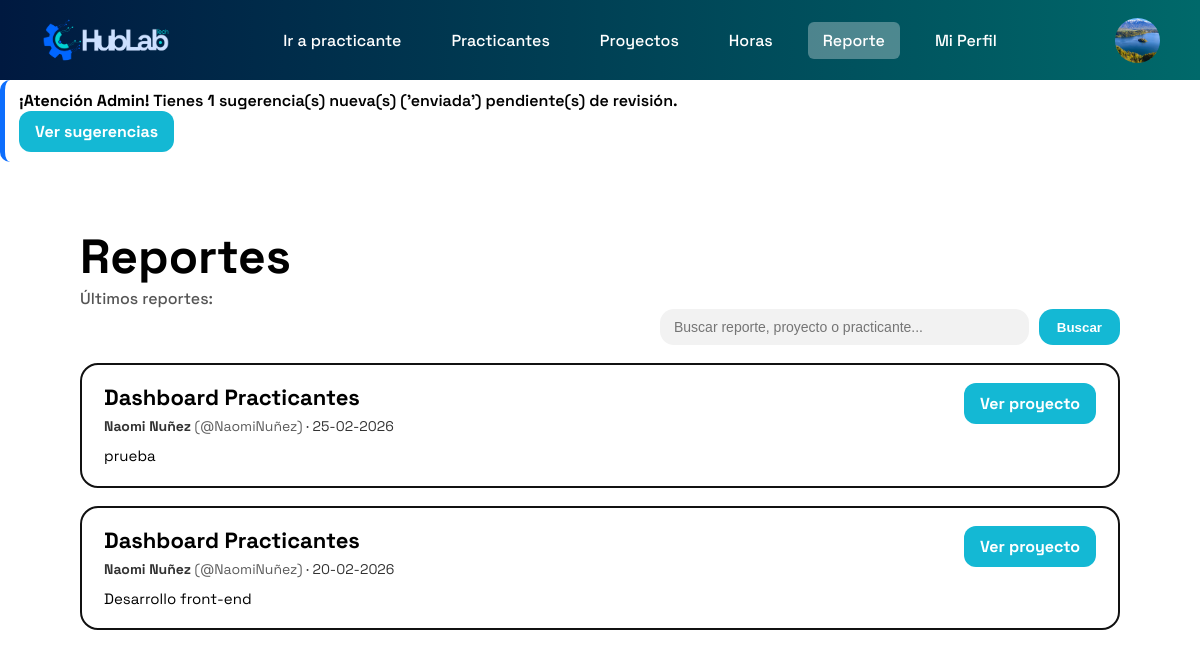
Before: /panel/reportes/ (signed in) with the older database file.
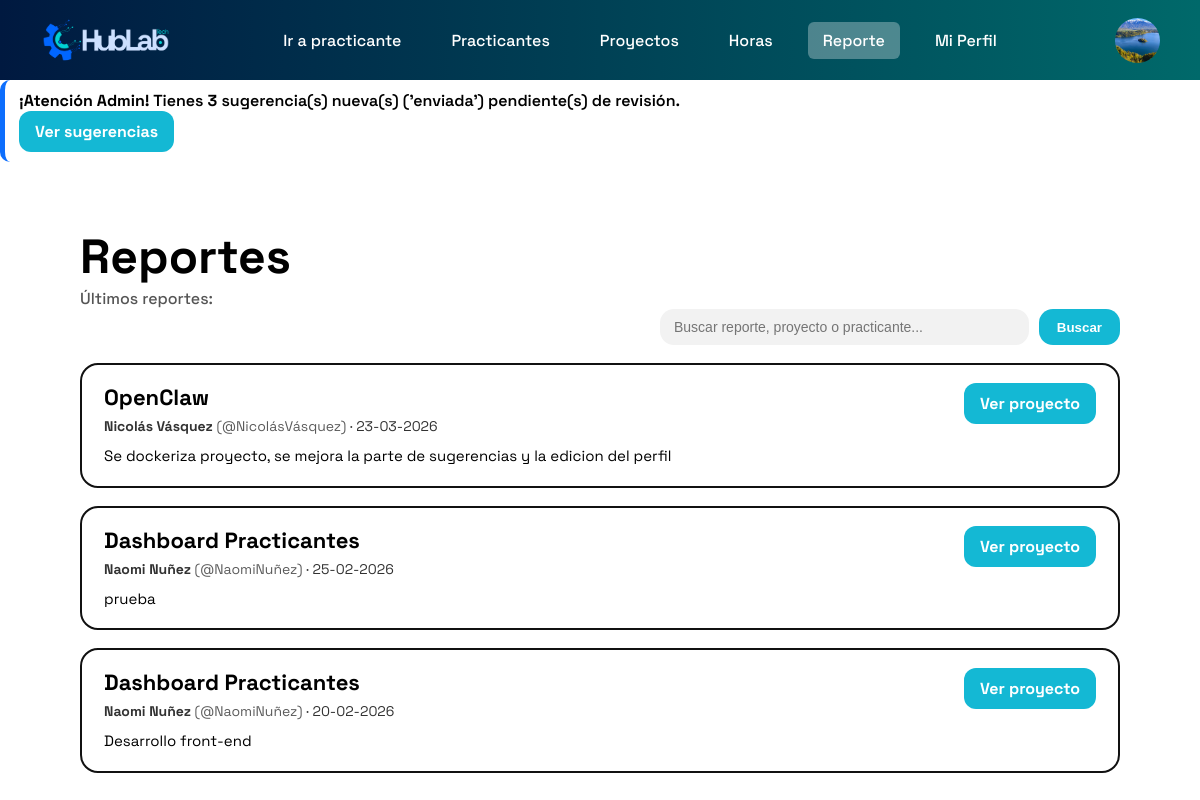
After: the same page with the newer database file.
### core/models.py (models this page shows, shortened)
class ReporteAvance(models.Model):
    proyecto = models.ForeignKey(Proyecto, on_delete=models.CASCADE)
    usuario = models.ForeignKey(User, on_delete=models.CASCADE)
    fecha = models.DateField(null=True, blank=True)
    descripcion = models.TextField()
    porcentaje_avance = models.IntegerField(null=True, blank=True)

class Proyecto(models.Model):
    nombre = models.CharField(max_length=150)
    descripcion = models.TextField()
    numero_celula = models.IntegerField()
    fecha_inicio = models.DateField()
    fecha_termino = models.DateField(null=True, blank=True)
    estado = models.CharField(max_length=50)
    porcentaje_avance = models.IntegerField(default=0)
    creado_por = models.ForeignKey(User, on_delete=models.CASCADE)
    fecha_creacion = models.DateTimeField(auto_now_add=True)
    imagen = models.ImageField(upload_to="proyectos/", null=True, blank=True)

### core/views.py (the view, shortened to what this page needs)
# urls.py: path("panel/reportes/", admin_reportes, name="admin_reportes"),
@staff_member_required
def admin_reportes(request):
    q = (request.GET.get("q") or "").strip()
    reportes = (
        ReporteAvance.objects
        .select_related("usuario", "proyecto")
        .annotate(
            fecha_es_null=Case(
                When(fecha__isnull=True, then=Value(1)),
                default=Value(0),
                output_field=IntegerField(),
            )
        )
    )
    reportes = reportes.order_by("fecha_es_null", "-fecha", "-id")
    return render(request, "admin_reportes.html", {"reportes": reportes})

### core/context_processors.py (called while the page is built)
def _get_practicante(request):
    if not request.user.is_authenticated or request.user.is_superuser:
        return None
    return Practicante.objects.filter(user=request.user).first()

def navbar_avatar(request):
    avatar_url = None
    if request.user.is_authenticated:
        if request.user.is_superuser:
            perfil = _get_perfil_admin(request)
            if perfil and getattr(perfil, "foto_perfil", None):
                avatar_url = perfil.foto_perfil.url
        else:
            pract = _get_practicante(request)
            if pract and getattr(pract, "foto_perfil", None):
                avatar_url = pract.foto_perfil.url
    return {"navbar_avatar_url": avatar_url}

def es_controller(request):
    pract = _get_practicante(request)
    es_ctrl = bool(pract and pract.es_controller)
    return {"es_controller": es_ctrl}

def es_admin_path(request):
    path_actual = request.path or ""
    return {"es_admin_path": path_actual.startswith("/panel/")}

### core/templates/admin_reportes.html (shortened to what this page needs)
{% extends "base.html" %}
{% load static %}
{% block content %}
<div class="wrap">
  <div class="header-left">
    <h1>Reportes</h1>
    <div class="subtitle">Últimos reportes:</div>
    <div class="header-right">
      <form method="GET" class="search-box">
        <input
          type="text"
          name="q"
          placeholder="Buscar reporte, proyecto o practicante..."
          value="{{ request.GET.q }}"
        >
        <button type="submit">Buscar</button>
      </form>
    </div>
  </div>
  {% for r in reportes %}
    <div class="card">
      <div class="left">
        <h2 class="title">{{ r.proyecto.nombre }}</h2>
        <div class="meta">
          <b>{{ r.usuario.first_name }} {{ r.usuario.last_name }}</b>
          <span style="opacity:0.8;">(@{{ r.usuario.username }})</span>
          ·
          {% if r.fecha %}
            {{ r.fecha|date:"d-m-Y" }}
          {% else %}
            (sin fecha)
          {% endif %}
        </div>
        <div class="desc">{{ r.descripcion }}</div>
      </div>
      <div class="right">
        <a class="btn" href="{% url 'admin_proyecto_detalle' r.proyecto.id %}">Ver proyecto</a>
      </div>
    </div>
  {% empty %}
    <div class="empty">No hay reportes todavía.</div>
  {% endfor %}
</div>
{% endblock %}

Changed rows visible on the page:
added ReporteAvance: proyecto.nombre "OpenClaw", usuario.first_name "Nicolás", usuario.last_name "Vásquez", usuario.username "NicolásVásquez", fecha "23-03-2026", descripcion "Se dockeriza proyecto, se mejora la parte de sugerencias y la edicion del perfil"
Other visible differences:
{{ nuevas_sugerencias_count }}: "1" → "3"
